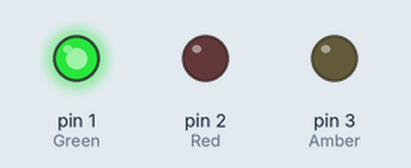
A sketch run on a simulated Arduino Uno, built with avr-gcc and run on an emulated ATmega328P. Shown: output pins drawn as LEDs (lit = HIGH).

Above: at 0.5 s.
At 2.5 s:
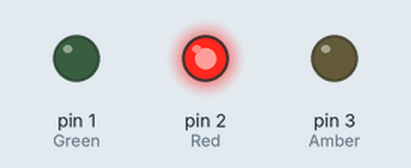
At 4.5 s:
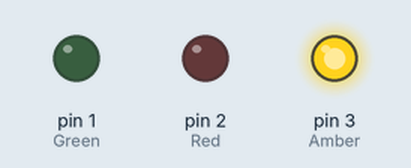
At 5.5 s:
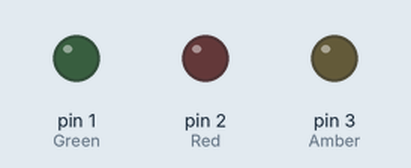
Timing chart, 0 to 7.8 s (numbered marks = the images above):
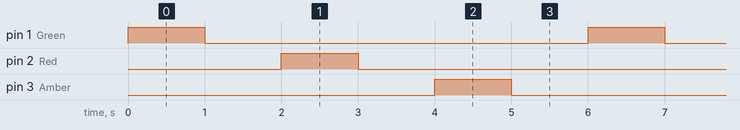

The sketch:

HAMDI.ino
```cpp
int Green=1;
int Red=2;
int Amber=3;


void setup(){
    SETUP();

}

void loop(){

GREEN();
RED();
AMBER();
}
```

AMBER.ino
```cpp
void AMBER(){

  digitalWrite(Amber,HIGH);
  delay(1000);
  digitalWrite(Amber,LOW);
  delay(1000);
  }
```

GREEN.ino
```cpp
void GREEN(){
digitalWrite(Green,HIGH);
  delay(1000);
  digitalWrite(Green,LOW);
  delay(1000);
  }
```

RED.ino
```cpp
void RED(){

  digitalWrite(Red,HIGH);
  delay(1000);
  digitalWrite(Red,LOW);
  delay(1000);
  }
```

SETUP.ino
```cpp
void SETUP(){
  pinMode(Green,OUTPUT);
  pinMode(Red,OUTPUT);
  pinMode(Amber,OUTPUT);
  }
```

Measured:
- by itself, pin 1 (Green), pin 2 (Red), pin 3 (Amber): alternates HIGH for 1.0 s and LOW for 5.0 s
- by itself, everything shown: repeats every 6.0 s, in 6 steps
